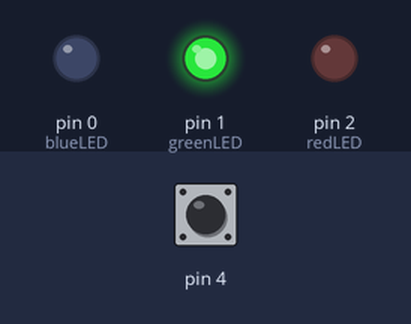
Recording of a sketch running on a simulated Arduino Uno, built with avr-gcc and run on an emulated ATmega328P. Shown: output pins drawn as LEDs (lit = HIGH). Dashed ring = blinking. The test bench sets the inputs (shaded band); at power-on: pin 4 HIGH. Random numbers use the default seed unless the sketch sets one.

Above: at 1.2 s.
1.3 s: pin 4 pulled LOW for 0.15 s
At 2.1 s:
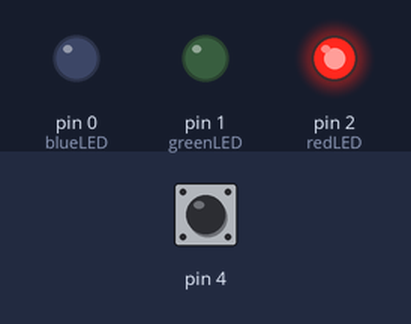
4.3 s: pin 4 pulled LOW for 3.2 s
At 8.85 s:
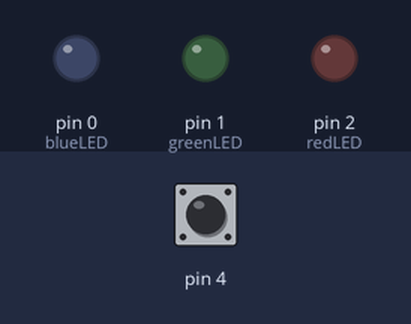
9.0 s: pin 4 pulled LOW for 3.2 s
At 11.5 s:
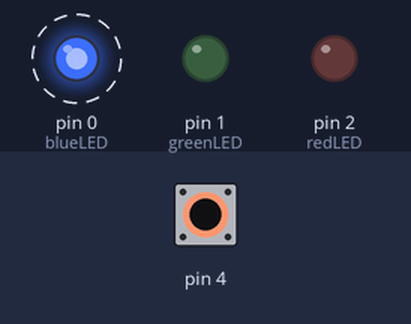
Timing chart, 0 to 21.2 s (numbered marks = the images above; inputs shaded):
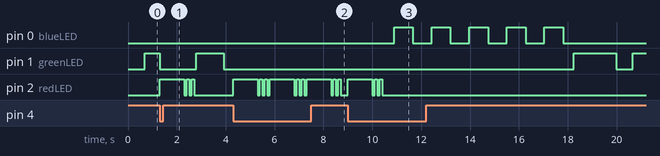

The sketch:

Territorious.ino
```cpp
// BitsyBoard Petting Zoo
// Zane Cochran
// ATTineous Vibratous

// While ATTineous Territorious is generally a territorial creature and can become quite temperamental
// when encroached upon, it does occasionally welcome contact from more keenly observant caretakers.


#include <CapacitiveSensor.h>                       // Include the Capacitive Touch Sensor Library
CapacitiveSensor feeler = CapacitiveSensor(3,4);    // Capacitive "Feeler" attached to Pins 3 and 4

int redLED = 2;       // Red Anode Connected to Pin 2
int greenLED = 1;     // Green Anode Connected to Pin 2
int blueLED = 0;      // Blue Anode Connected to Pin 2

int feelThresh = 65;  // Capacitive Threshold when Animal is Touched
int happyChance = 5;  // Likelihood that a Touch will make the Animal Happy
int mood = 0;         // The current mood of the animal

int standbyBright = 128;      // How bright the animal should be in standby mood
long standbyTimer = 0;        // Timer to keep track of standby animation cycle
long standbySpeed = 10;       // How quickly should the breathing information change
boolean standbyDir = false;   // Direction of fading for standby breathing

int happyMax = 255;           // How bright the animal should be in happy mood
int happyTimes = 5;           // Number of cycles the animal should be happy
int happySpeed = 3;           // How quicky the should cycle when it's happy

void setup() {
  // Set LEDs to OUTPUT
  pinMode(redLED, OUTPUT);
  pinMode(greenLED, OUTPUT);
  pinMode(blueLED, OUTPUT);

  // Initialize Random Seed
  randomSeed(analogRead(3));
}

void loop() {
  // Monitor the Animal's Mood
  switch(mood){
    case 0: standby();  break;
    case 1: angry();    break;
    case 2: happy();    break;
  }
}

// Nominal State of the Animal (steady green breathing)
void standby(){
  if(millis() - standbyTimer > standbySpeed){   // Check to see the standbyTimer to update the Green LED
    if(standbyDir){standbyBright++;}            // If direction is true, increase brightness
    else{standbyBright--;}                      // Otherwise, decrease brightness

    if(standbyBright <= 100 || standbyBright >= 200){standbyDir = !standbyDir;} // If brightness is at either extreme, reverse direction
    analogWrite(greenLED, standbyBright);                                       // Update the Green LED
    standbyTimer = millis();                                                    // Update the Timer
  }

  long sense = feeler.capacitiveSensor(30);     // Get the current value of the capacitive sensor
  if(sense > feelThresh){                       // If that value exceeds the predetermined threshold, change the mood
    analogWrite(greenLED, 0);                   // Shut off the standby LED
    if(random(happyChance) == 0){mood = 2;}     // If the random value chosen is zero, the animal mood is happy!
    else{mood = 1;}                             // Otherwise animal mood is angry
  }
}

// Angry State of the Animal (red flashing)
void angry(){
  // Long then Short Flashes of Red LED
  digitalWrite(redLED, HIGH); delay(1000);
  digitalWrite(redLED, LOW); delay(100);
  digitalWrite(redLED, HIGH); delay(100);
  digitalWrite(redLED, LOW); delay(100);
  digitalWrite(redLED, HIGH); delay(100);
  digitalWrite(redLED, LOW); delay(100);

  // Animal is Done being angry, return to standby mood
  mood = 0;
}

// Happy State of the Animal (quick blue fading)
void happy(){

  // Fade Blue LED up and down several times
  for (int i = 0; i < happyTimes; i++){
    for (int j = 0; j < happyMax; j++){analogWrite(blueLED, j); delay(happySpeed);} // Fade LED Up
    for (int j = happyMax; j > 0; j--){analogWrite(blueLED, j); delay(happySpeed);} // Fade LED Down
  }

  analogWrite(blueLED, 0);  // Turn the LED off

  // Animal is Done being happy, return to standby mood
  mood = 0;
}
```

Measured:
- after the input at 1.3 s, pin 2 (redLED): LOW → HIGH at once, then repeats every 0.20 s: LOW 0.10 s, HIGH 0.10 s, until it stays LOW from 2.7 s
- after the input at 4.3 s, pin 2 (redLED): LOW → HIGH at once, then repeats every 1.5 s: 2 × (LOW 0.10 s, HIGH 0.10 s), LOW 0.10 s, HIGH 1.0 s
- after the input at 9.0 s, pin 0 (blueLED): alternates HIGH for 0.77 s and LOW for 0.77 s, 10 changes in all, then stays LOW, starting after 1.9 s; pin 2 (redLED): LOW → HIGH at once, then repeats every 0.20 s: LOW 0.10 s, HIGH 0.10 s, until it stays LOW from 10.4 s
